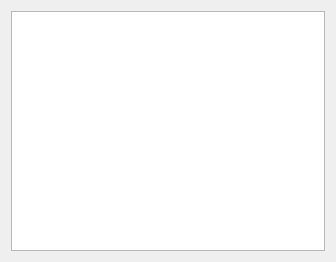
<?xml version="1.0" encoding="UTF-8"?>
<ui version="4.0">
 <class>termcycledialog</class>
 <widget class="QDialog" name="termcycledialog">
  <property name="geometry">
   <rect>
    <x>0</x>
    <y>0</y>
    <width>336</width>
    <height>262</height>
   </rect>
  </property>
  <property name="windowTitle">
   <string>Dialog</string>
  </property>
  <layout class="QGridLayout" name="gridLayout">
   <item row="0" column="0">
    <widget class="QTableWidget" name="tableWidget"/>
   </item>
  </layout>
 </widget>
 <resources/>
 <connections/>
</ui>
